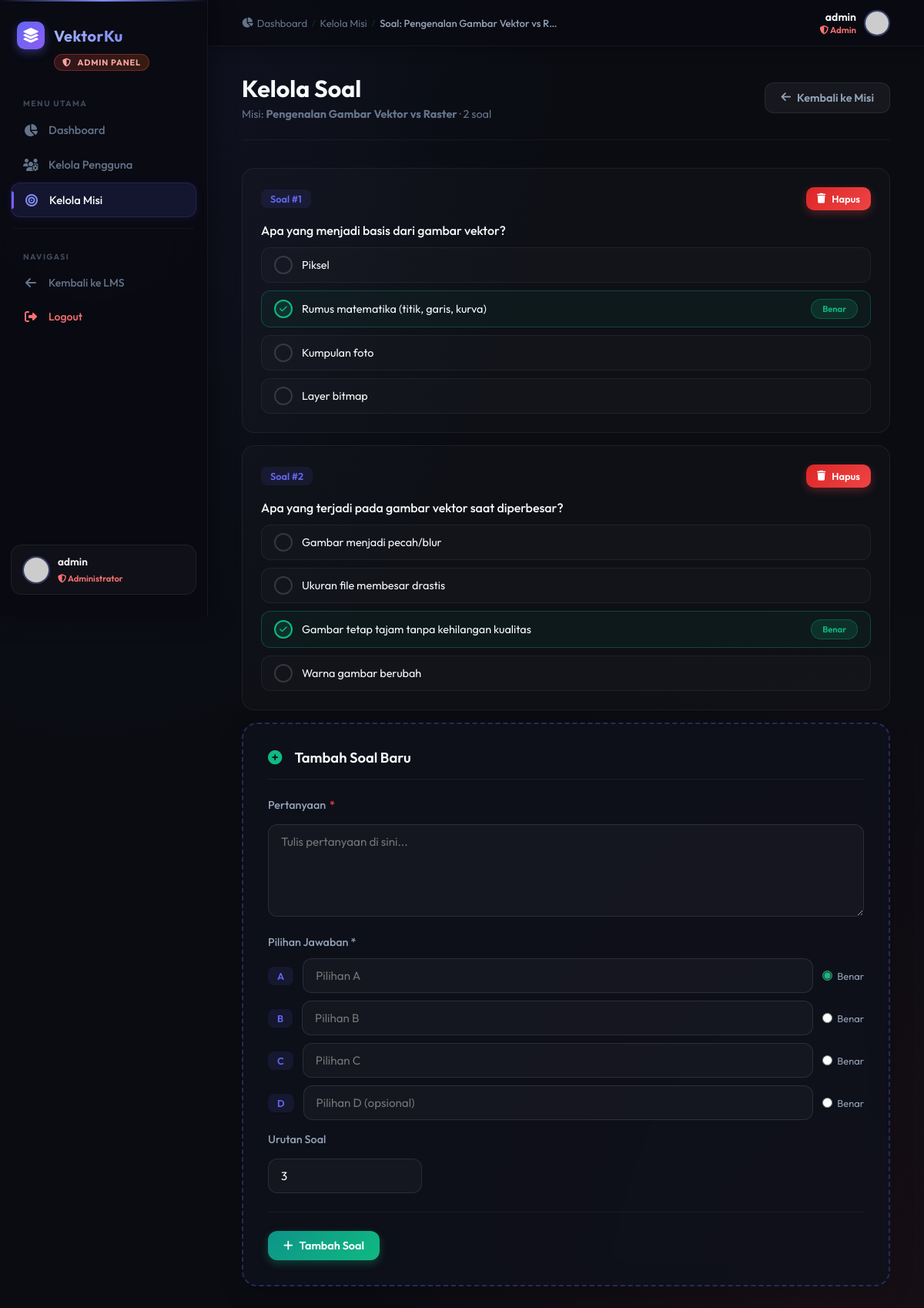
Screenshot of /panel/missions/7/questions/ (signed in) with the database file from the repository.
### dashboard/models.py (models this page shows, shortened)
class Mission(models.Model):
    title = models.CharField(max_length=200)
    description = models.TextField()
    xp_reward = models.IntegerField(default=50)
    content = models.TextField(help_text="Materi pembelajaran HTML/Markdown untuk misi ini.")
    order = models.IntegerField(default=0, help_text="Urutan misi")

class Question(models.Model):
    mission = models.ForeignKey(Mission, on_delete=models.CASCADE, related_name='questions')
    text = models.TextField()
    order = models.IntegerField(default=0)

class Choice(models.Model):
    question = models.ForeignKey(Question, on_delete=models.CASCADE, related_name='choices')
    text = models.CharField(max_length=255)
    is_correct = models.BooleanField(default=False)

### dashboard/views.py (the view)
# urls.py: path('panel/missions/<int:mission_id>/questions/', views.admin_questions, name='admin_questions'),
@staff_required
def admin_questions(request, mission_id):
    mission = get_object_or_404(Mission, id=mission_id)
    questions = mission.questions.all().order_by('order')
    next_order = (questions.last().order + 1) if questions.exists() else 1
    context = {
        'active_page': 'missions',
        'mission': mission,
        'questions': questions,
        'next_order': next_order,
    }
    return render(request, 'dashboard/admin/questions.html', context)

### dashboard/views.py (called while the page is built)
def staff_required(view_func):
    @wraps(view_func)
    @login_required(login_url='login')
    def wrapper(request, *args, **kwargs):
        if not request.user.is_staff:
            messages.error(request, 'Anda tidak memiliki akses ke halaman admin.')
            return redirect('index')
        return view_func(request, *args, **kwargs)
    return wrapper

### dashboard/templates/dashboard/admin/questions.html (shortened to what this page needs)
{% extends "dashboard/admin/base_admin.html" %}
{% block breadcrumb %}
<span class="sep">/</span>
<a href="{% url 'admin_missions' %}">Kelola Misi</a>
<span class="sep">/</span>
<span class="current">Soal: {{ mission.title|truncatechars:30 }}</span>
{% endblock %}
{% block content %}
<div class="admin-page-header">
    <div>
        <h1>Kelola Soal</h1>
        <p>Misi: <strong>{{ mission.title }}</strong> &middot; {{ questions|length }} soal</p>
    </div>
    <div class="action-buttons">
        <a href="{% url 'admin_mission_edit' mission.id %}" class="btn btn-ghost">
            <i class="fa-solid fa-arrow-left"></i> Kembali ke Misi
        </a>
    </div>
</div>
{% for q in questions %}
<div class="question-card" id="q-card-{{ q.id }}">
    <div class="question-card-header">
        <span class="question-number">Soal #{{ forloop.counter }}</span>
        <button
            type="button"
            class="btn btn-danger btn-sm"
            onclick="confirmDeleteQuestion('{{ q.text|truncatechars:40|escapejs }}', '{% url 'admin_question_delete' mission.id q.id %}')"
        >
            <i class="fa-solid fa-trash"></i> Hapus
        </button>
    </div>
    <p style="margin-bottom: 12px; font-weight: 500;">{{ q.text }}</p>
    <div class="choices-list">
        {% for c in q.choices.all %}
        <div class="choice-item {% if c.is_correct %}correct{% endif %}">
            <div class="choice-indicator">
                {% if c.is_correct %}
                    <i class="fa-solid fa-check"></i>
                {% endif %}
            </div>
            <span>{{ c.text }}</span>
            {% if c.is_correct %}
                <span class="status-badge user" style="margin-left: auto; font-size: 0.7rem;">Benar</span>
            {% endif %}
        </div>
        {% endfor %}
    </div>
</div>
{% endfor %}
<div class="admin-form-card" style="border: 2px dashed rgba(99, 102, 241, 0.3);">
    <h2><i class="fa-solid fa-circle-plus" style="margin-right: 8px; color: var(--accent-green);"></i> Tambah Soal Baru</h2>
    <form method="POST" action="{% url 'admin_question_create' mission.id %}" id="addQuestionForm">
        <div class="form-group" style="margin-bottom: 24px;">
            <label>Pertanyaan <span class="required">*</span></label>
            <textarea name="question_text" class="form-control" rows="3" placeholder="Tulis pertanyaan di sini..." required></textarea>
        </div>
        <label style="font-size: 0.9rem; color: var(--text-secondary); font-weight: 500; margin-bottom: 12px; display: block;">
            Pilihan Jawaban <span class="required">*</span>
        </label>
        <div class="choice-input-row">
            <span class="question-number">A</span>
            <input type="text" name="choice_1" class="form-control" placeholder="Pilihan A" required>
            <label class="correct-toggle">
                <input type="radio" name="correct_choice" value="1" checked> Benar
            </label>
        </div>
        <div class="choice-input-row">
            <span class="question-number">B</span>
            <input type="text" name="choice_2" class="form-control" placeholder="Pilihan B" required>
            <label class="correct-toggle">
                <input type="radio" name="correct_choice" value="2"> Benar
            </label>
        </div>
        <div class="choice-input-row">
            <span class="question-number">C</span>
            <input type="text" name="choice_3" class="form-control" placeholder="Pilihan C" required>
            <label class="correct-toggle">
                <input type="radio" name="correct_choice" value="3"> Benar
            </label>
        </div>
        <div class="choice-input-row">
            <span class="question-number">D</span>
            <input type="text" name="choice_4" class="form-control" placeholder="Pilihan D (opsional)">
            <label class="correct-toggle">
                <input type="radio" name="correct_choice" value="4"> Benar
            </label>
        </div>
        <div class="form-group" style="margin-top: 16px;">
            <label>Urutan Soal</label>
            <input type="number" name="order" class="form-control" value="{{ next_order }}" min="0" style="max-width: 200px;">
        </div>
        <div class="form-actions">
            <button type="submit" class="btn btn-success">
                <i class="fa-solid fa-plus"></i> Tambah Soal
            </button>
        </div>
    </form>
</div>
{% endblock %}

### dashboard/templates/dashboard/admin/base_admin.html (shortened to what this page needs)
{% load static %}
<!DOCTYPE html>
<html lang="id">
<head>
    <link rel="stylesheet" href="https://cdnjs.cloudflare.com/ajax/libs/font-awesome/6.4.0/css/all.min.css">
    <link rel="stylesheet" href="{% static 'dashboard/style.css' %}">
</head>
<body>
<div class="admin-container">
    <aside class="admin-sidebar">
        <div class="sidebar-header" style="padding: 0 8px; margin-bottom: 20px;">
            <div class="logo">
                <div class="logo-icon"><i class="fa-solid fa-layer-group"></i></div>
                <h2>VektorKu</h2>
            </div>
            <div class="admin-badge-label">
                <i class="fa-solid fa-shield-halved"></i>&nbsp;Admin Panel
            </div>
        </div>
        <nav class="admin-nav">
            <div class="admin-nav-label">Menu Utama</div>
            <a href="{% url 'admin_dashboard' %}" class="{% if active_page == 'dashboard' %}active{% endif %}">
                <i class="fa-solid fa-chart-pie"></i>
                <span>Dashboard</span>
            </a>
            <a href="{% url 'admin_users' %}" class="{% if active_page == 'users' %}active{% endif %}">
                <i class="fa-solid fa-users-gear"></i>
                <span>Kelola Pengguna</span>
            </a>
            <a href="{% url 'admin_missions' %}" class="{% if active_page == 'missions' %}active{% endif %}">
                <i class="fa-solid fa-bullseye"></i>
                <span>Kelola Misi</span>
            </a>
            <div class="admin-nav-divider"></div>
            <div class="admin-nav-label">Navigasi</div>
            <a href="{% url 'index' %}" class="back-link">
                <i class="fa-solid fa-arrow-left"></i>
                <span>Kembali ke LMS</span>
            </a>
            <a href="{% url 'logout' %}" class="back-link" style="color: #f87171;">
                <i class="fa-solid fa-right-from-bracket"></i>
                <span>Logout</span>
            </a>
        </nav>
        <div class="admin-sidebar-user">
            <img src="https://i.pravatar.cc/150?u={{ request.user.email }}" alt="Avatar">
            <div class="admin-sidebar-user-info">
                <h5>{{ request.user.first_name|default:request.user.username }}</h5>
                <span><i class="fa-solid fa-shield-halved"></i> Administrator</span>
            </div>
        </div>
    </aside>
    <div class="admin-topbar">
        <div class="admin-topbar-left">
            <div class="admin-breadcrumb">
                <a href="{% url 'admin_dashboard' %}">
                    <i class="fa-solid fa-chart-pie"></i> Dashboard
                </a>
                {% block breadcrumb %}{% endblock %}
            </div>
        </div>
        <div class="admin-topbar-right">
            <div class="topbar-user">
                <div style="text-align: right;">
                    <div class="topbar-user-name">{{ request.user.first_name|default:request.user.username }}</div>
                    <div class="topbar-user-role"><i class="fa-solid fa-shield-halved"></i> Admin</div>
                </div>
                <img src="https://i.pravatar.cc/150?u={{ request.user.email }}" alt="Avatar">
            </div>
        </div>
    </div>
    <main class="admin-main">
        {% block content %}{% endblock %}
    </main>
</div>
</body>
</html>

### dashboard/templates/dashboard/admin/base_admin.html (style rules this page uses)
body { overflow-x: hidden; }
.admin-topbar { position: fixed; top: 0; left: 270px; width: calc(100% - 270px); height: 60px; background: rgba(10,11,18,0.85); backdrop-filter: blur(16px); -webkit-backdrop-filter: blur(16px); border-bottom: 1px solid rgba(255,255,255,0.06); display: flex; align-items: center; justify-content: space-between; padding: 0 44px; z-index: 90; box-shadow: 0 2px 20px rgba(0,0,0,0.3); }
.admin-topbar-left { display: flex; align-items: center; gap: 8px; }
.admin-breadcrumb { display: flex; align-items: center; gap: 6px; font-size: 0.82rem; color: var(--text-muted); }
.admin-breadcrumb a { color: var(--text-muted); text-decoration: none; transition: color 0.2s; display: flex; align-items: center; gap: 5px; }
.admin-breadcrumb .sep { opacity: 0.3; font-size: 0.7rem; }
.admin-breadcrumb .current { color: var(--text-secondary); font-weight: 500; }
.admin-topbar-right { display: flex; align-items: center; gap: 14px; }
.topbar-user { display: flex; align-items: center; gap: 10px; }
.topbar-user img { width: 34px; height: 34px; border-radius: 50%; border: 2px solid rgba(129,140,248,0.4); object-fit: cover; }
.topbar-user-name { font-size: 0.88rem; font-weight: 600; color: var(--text-primary); }
.topbar-user-role { font-size: 0.72rem; color: #f87171; font-weight: 600; }
.admin-main { padding-top: calc(60px + 36px) !important; }
.admin-sidebar-user { display: flex; align-items: center; gap: 10px; padding: 12px 14px; background: rgba(255,255,255,0.03); border: 1px solid rgba(255,255,255,0.06); border-radius: 14px; margin-top: 16px; transition: background 0.2s; }
.admin-sidebar-user img { width: 36px; height: 36px; border-radius: 50%; object-fit: cover; border: 2px solid rgba(129,140,248,0.35); }
.admin-sidebar-user-info h5 { font-size: 0.85rem; font-weight: 600; margin-bottom: 1px; color: var(--text-primary); }
.admin-sidebar-user-info span { font-size: 0.7rem; color: #f87171; font-weight: 600; }
.admin-nav-label { font-size: 0.65rem; font-weight: 700; letter-spacing: 1.4px; text-transform: uppercase; color: var(--text-muted); padding: 8px 16px 4px; margin-top: 8px; opacity: 0.6; }
.admin-sidebar::before { content: ''; position: absolute; top: 0; left: 0; right: 0; height: 2px; background: linear-gradient(90deg, transparent, #818cf8, transparent); }

### rows the page displays
Mission: title "Pengenalan Gambar Vektor vs R…", title "Pengenalan Gambar Vektor vs Raster"
Question: text "Apa yang menjadi basis dari gambar vektor?"
Choice: text "Piksel"
Choice: is_correct True (drawn), text "Rumus matematika (titik, garis, kurva)"
Choice: text "Kumpulan foto"
Choice: text "Layer bitmap"
Question: text "Apa yang terjadi pada gambar vektor saat diperbesar?"
Choice: text "Gambar menjadi pecah/blur"
Choice: text "Ukuran file membesar drastis"
Choice: is_correct True (drawn), text "Gambar tetap tajam tanpa kehilangan kualitas"
Choice: text "Warna gambar berubah"

### other values shown
{{ request.user.first_name|default:request.user.username }} "admin"
{{ questions|length }} "2"
